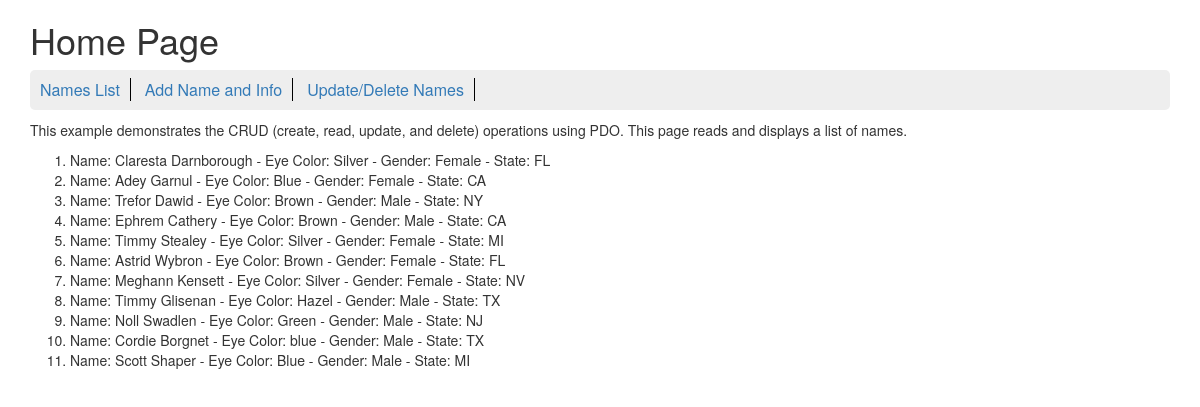
The page / on the database its author committed.
### tables this page shows
CREATE TABLE `short_names` (
  `id` int(11) NOT NULL AUTO_INCREMENT,
  `first_name` varchar(50) DEFAULT NULL,
  `last_name` varchar(50) DEFAULT NULL,
  `eye_color` varchar(50) DEFAULT NULL,
  `gender` varchar(50) DEFAULT NULL,
  `state` varchar(50) DEFAULT NULL,
  PRIMARY KEY (`id`)
);

### classes/Pdo_methods.php (called while the page is built, shortened)
<?php
    require_once "Db_conn.php";
    class PdoMethods extends DatabaseConn {
        private $sth;
        private $conn;
        public function selectNotBinded($sql){
                try{
                    $this->sth = $this->conn->prepare($sql);
                    $this->sth->execute();
                }
                catch (PDOException $e){
                    echo $e->getMessage();
                    return 'error';
                }
                $this->conn = null;
                return $this->sth->fetchAll(PDO::FETCH_ASSOC);
            }
        private function db_connection(){
            $this->db = new DatabaseConn();
            $this->conn = $this->db->dbOpen();
        }
    }

### classes/Db_conn.php (called while the page is built, shortened)
<?php
class DatabaseConn {
  public function dbOpen(){
    try {
      $dbHost = 'localhost';
      $dbName = 'names';
      $dbUsr = 'root';
      $dbPass = 'password';
      $this->conn = new PDO('mysql:host=' . $dbHost . ';dbname=' . $dbName, $dbUsr, $dbPass);
      $this->conn->setAttribute(PDO::ATTR_EMULATE_PREPARES, false);
      $this->conn->setAttribute(PDO::MYSQL_ATTR_USE_BUFFERED_QUERY, true);
      $this->conn->setAttribute(PDO::ATTR_AUTOCOMMIT, true);
      $this->conn->setAttribute(PDO::MYSQL_ATTR_LOCAL_INFILE, true);
      $this->conn->setAttribute(PDO::ATTR_ERRMODE, PDO::ERRMODE_EXCEPTION);
      return $this->conn;
    }
    catch(PDOException $e) {
      echo $e->getMessage();
    }
  }
}

### classes/Crud.php (the view, shortened to what this page needs)
<?php
require 'Pdo_methods.php';
class Crud extends PdoMethods{
	public function getNames($type){
		$pdo = new PdoMethods();
		$sql = "SELECT * FROM short_names";
		$records = $pdo->selectNotBinded($sql);
		if($records == 'error'){
			return 'There has been and error processing your request';
		}
		else {
			if(count($records) != 0){
				if($type == 'list'){return $this->createList($records);}
			}
			else {
				return 'no names found';
			}
		}
	}
	private function createList($records){
		$list = '<ol>';
		foreach ($records as $row){
			$list .= "<li>Name: {$row['first_name']} {$row['last_name']} - Eye Color: {$row['eye_color']} - Gender: {$row['gender']} - State: {$row['state']}</li>";
		}
		$list .= '</ol>';
		return $list;
	}
}

### index.php (shortened to what this page needs)
<?php
require_once 'classes/Page.php';
require_once 'classes/Crud.php';
$page = new Page();
$crud = new Crud();
?>
<!DOCTYPE html>
<html lang="en">
  <head>
    <link rel="stylesheet" href="https://maxcdn.bootstrapcdn.com/bootstrap/3.3.7/css/bootstrap.min.css">
    <link href="css/main.css" rel="stylesheet">
  </head>
  <body>
    <div class="container">
      <header>
        <h1>Home Page</h1>
        <?php echo $page->nav(); ?>
      </header>
        <main>
        <p>This example demonstrates the CRUD (create, read, update, and delete) operations using PDO.  This page reads and displays a list of names.</p>
        <div id="namesList"><?php echo $crud->getNames('list'); ?></div>
      </main>
    </div>
  </body>
</html>

### classes/Page.php
<?php
class Page {
	public function nav(){
		$nav = <<<NAV
      <nav>
        <ul>
          <li><a href="index.php">Names List</a></li>
          <li><a href="add_names.php">Add Name and Info</a></li>
          <li><a href="update_delete_name.php">Update/Delete Names</a></li>
        </ul>
      </nav>
NAV;
		return $nav;
	}
}

### css/main.css (style rules this page uses)
nav ul, nav ul li { padding: 0; margin: 0; }
nav { height: 40px; background: #eee; line-height: 40px; padding: 0 10px; margin: 0 0 10px 0; border-radius: 5px }
nav ul { list-style: none; }
nav ul li { display: inline; margin: 0 10px 0 0; padding: 0 10px 0 0; font-size: 1.6rem; border-right: 1px solid black; }

### rows shown on the page
short_names: first_name "Claresta", last_name "Darnborough", eye_color "Silver", gender "Female", state "FL"
short_names: first_name "Adey", last_name "Garnul", eye_color "Blue", gender "Female", state "CA"
short_names: first_name "Trefor", last_name "Dawid", eye_color "Brown", gender "Male", state "NY"
short_names: first_name "Ephrem", last_name "Cathery", eye_color "Brown", gender "Male", state "CA"
short_names: first_name "Timmy", last_name "Stealey", eye_color "Silver", gender "Female", state "MI"
short_names: first_name "Astrid", last_name "Wybron", eye_color "Brown", gender "Female", state "FL"
short_names: first_name "Meghann", last_name "Kensett", eye_color "Silver", gender "Female", state "NV"
short_names: first_name "Timmy", last_name "Glisenan", eye_color "Hazel", gender "Male", state "TX"
short_names: first_name "Noll", last_name "Swadlen", eye_color "Green", gender "Male", state "NJ"
short_names: first_name "Cordie", last_name "Borgnet", eye_color "blue", gender "Male", state "TX"
short_names: first_name "Scott", last_name "Shaper", eye_color "Blue", gender "Male", state "MI"
